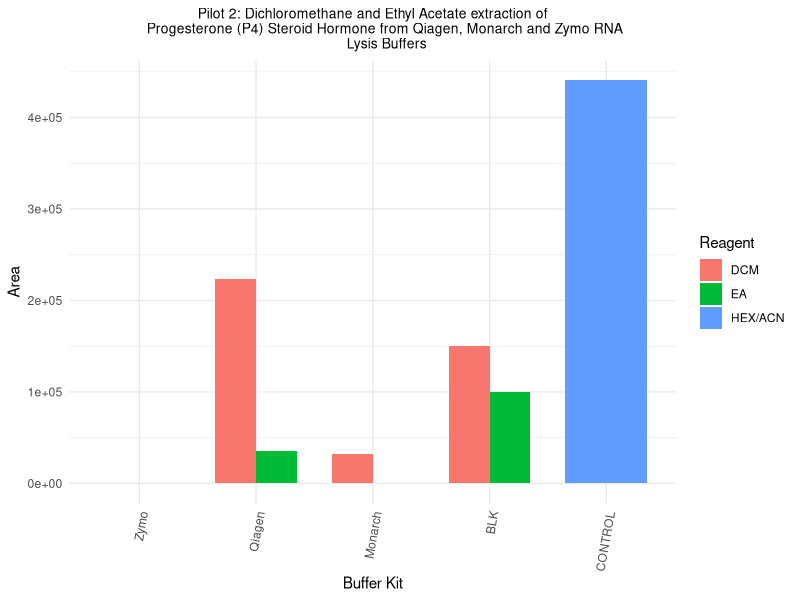
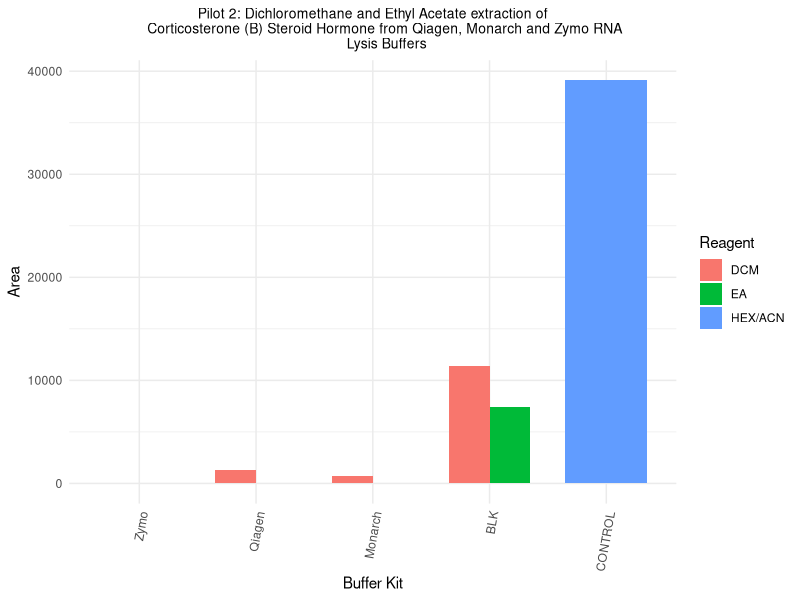
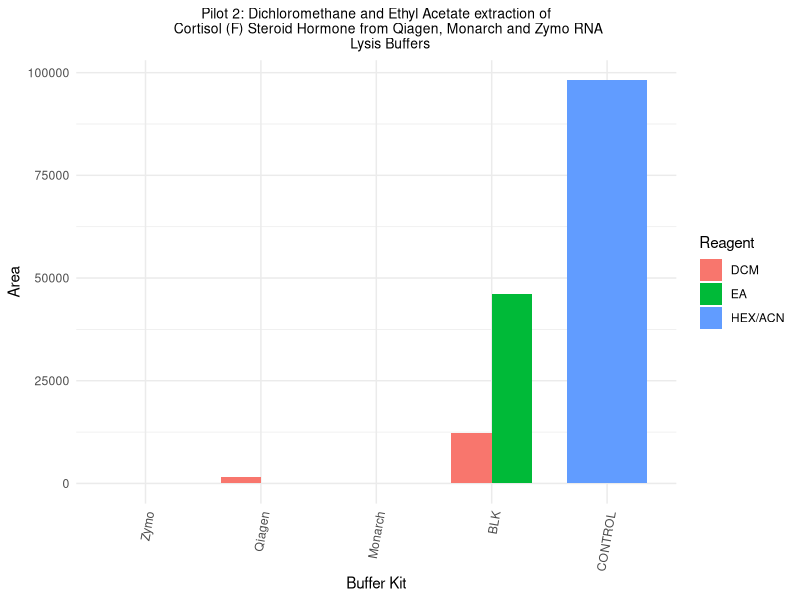
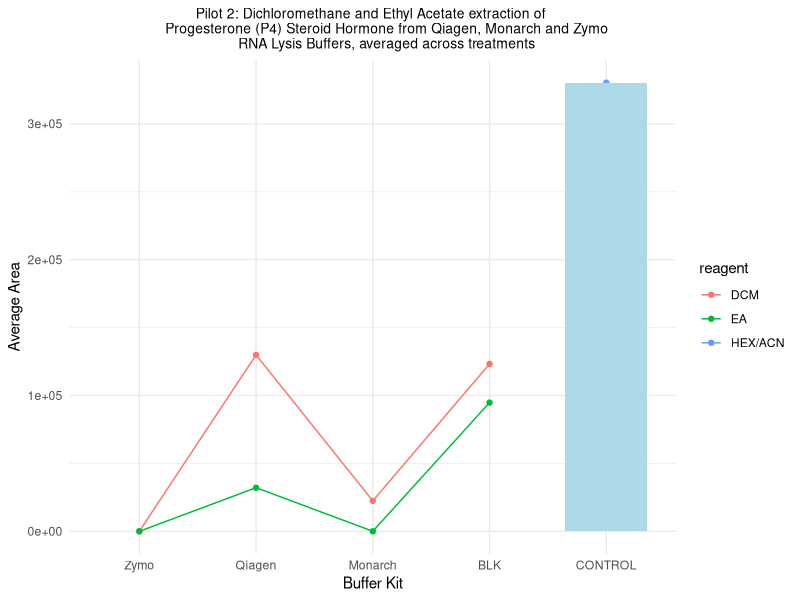
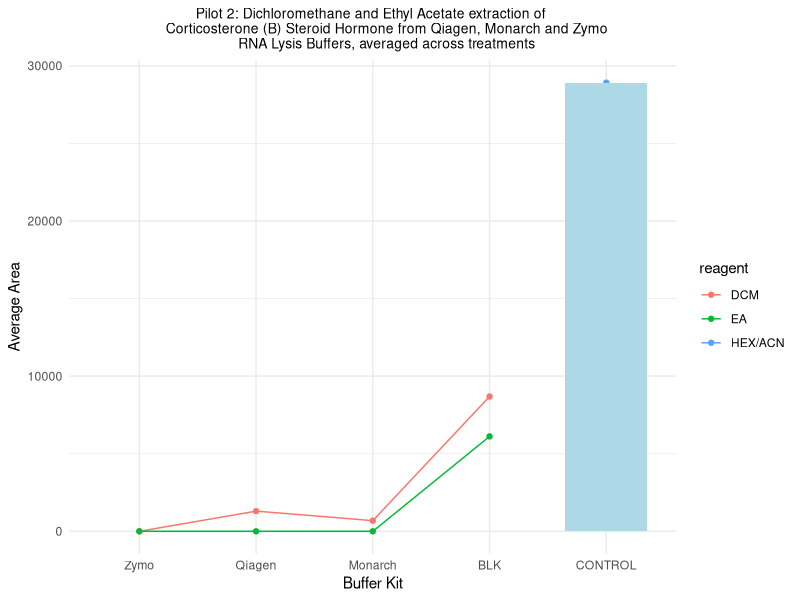
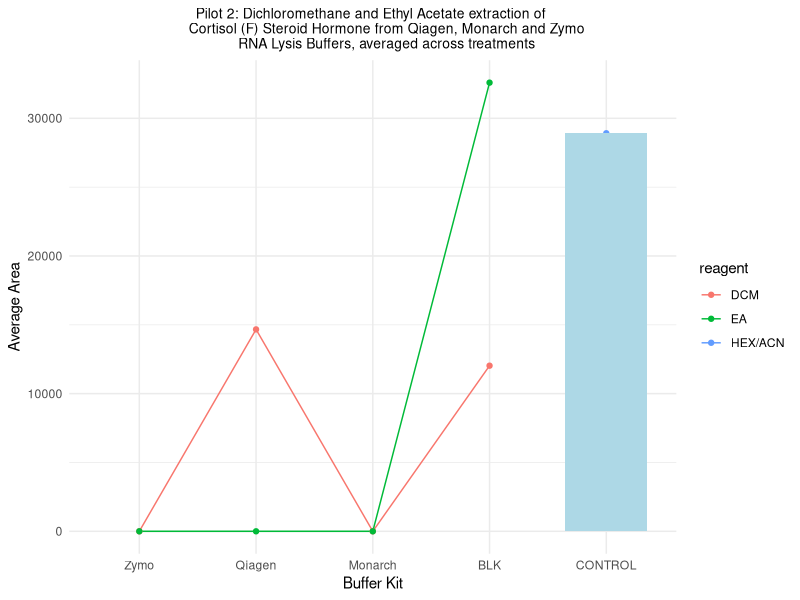

Here is the R script that generated these plots, in order:
## September 27 2023 - Pilot 2
# Reagents: Ethyl Acetate (EA) and Dichloromethane (DCM)

# Load necessary libraries
library(tidyverse)
library(ggplot2)
library(cowplot)
library(forcats)
library(dplyr)

# Initial read of csv data from Multiquant
pilot2_data <- read.csv("data/sep27data_DCMEA3buffer.csv")
pilot2_data

# Cleaning data types
pilot2_data_cleaned <- pilot2_data %>%
  mutate(area_p4 = as.numeric(area_p4)) %>% 
  mutate(area_f = as.numeric(area_f)) %>% 
  mutate(area_b = as.numeric(area_b)) %>% 
  mutate(reagent = as.factor(reagent)) %>%
  mutate(area_p4 = coalesce(area_p4, 0)) %>%  # Removal of NA values - keep?
  mutate(area_f = coalesce(area_f, 0)) %>% 
  mutate(area_b = coalesce(area_b, 0)) %>% 
  as.data.frame()

pilot2_data_cleaned

# Plotting bar graph of pilot 2 area data per treatment
# P4 Progesterone graph
pilot2_bar_p4 <- pilot2_data_cleaned %>%
  ggplot(aes(x = fct_inorder(buffer), 
             y = (area_p4),
             fill = as.factor(reagent)
             )
         ) +
  geom_bar(stat = "identity",
           position = "dodge",
           width = 0.7,
           na.rm = TRUE
           ) +

  labs(title = "Pilot 2: Dichloromethane and Ethyl Acetate extraction of
       Progesterone (P4) Steroid Hormone from Qiagen, Monarch and Zymo RNA 
       Lysis Buffers",
       x = "Buffer Kit",
       y = "Area",
       fill = "Reagent"
       ) +
  
  theme_minimal() +
  theme(plot.title = element_text(hjust = 0.5, size = 10),
        axis.text.x = element_text(angle = 80, hjust = 1)
        )  

pilot2_bar_p4

# B Corticosterone graph
pilot2_bar_b <- pilot2_data_cleaned %>%
  ggplot(aes(x = fct_inorder(buffer), 
             y = (area_b),
             fill = as.factor(reagent)
  )
  ) +
  geom_bar(stat = "identity",
           position = "dodge",
           width = 0.7,
           na.rm = TRUE
  ) +
  
  labs(title = "Pilot 2: Dichloromethane and Ethyl Acetate extraction of
       Corticosterone (B) Steroid Hormone from Qiagen, Monarch and Zymo RNA 
       Lysis Buffers",
       x = "Buffer Kit",
       y = "Area",
       fill = "Reagent"
  ) +
  
  theme_minimal() +
  theme(plot.title = element_text(hjust = 0.5, size = 10),
        axis.text.x = element_text(angle = 80, hjust = 1)
  )  

pilot2_bar_b

# F Cortisol graph
pilot2_bar_f <- pilot2_data_cleaned %>%
  ggplot(aes(x = fct_inorder(buffer), 
             y = (area_f),
             fill = as.factor(reagent)
  )
  ) +
  geom_bar(stat = "identity",
           position = "dodge",
           width = 0.7,
           na.rm = TRUE
  ) +
  
  labs(title = "Pilot 2: Dichloromethane and Ethyl Acetate extraction of
       Cortisol (F) Steroid Hormone from Qiagen, Monarch and Zymo RNA 
       Lysis Buffers",
       x = "Buffer Kit",
       y = "Area",
       fill = "Reagent"
  ) +
  
  theme_minimal() +
  theme(plot.title = element_text(hjust = 0.5, size = 10),
        axis.text.x = element_text(angle = 80, hjust = 1)
  )  

pilot2_bar_f


### -------------------------------------------------------------------------
# Initial read of averaged area data values, calculated from initial MQ data
pilot2_avgdata <- read.csv("data/sep27data_DCMEA3buffer_averaged.csv")

# Cleaning data types
pilot2_avgdata_cleaned <- pilot2_avgdata %>%
  mutate(avg_p4 = as.numeric(avg_p4)) %>% 
  mutate(avg_f = as.numeric(avg_f)) %>% 
  mutate(avg_b = as.numeric(avg_b)) %>% 
  mutate(reagent = as.factor(reagent)) %>%
  mutate(avg_p4 = coalesce(avg_p4, 0)) %>%  # Removal of NA values - keep?
  mutate(avg_f = coalesce(avg_f, 0)) %>% 
  mutate(avg_b = coalesce(avg_b, 0)) %>% 
  as.data.frame()

pilot2_avgdata_cleaned

# Create a new grouping variable
pilot2_avgdata_control <- pilot2_avgdata_cleaned %>%
  filter(buffer == "CONTROL")

pilot2_avgdata_control

# Plotting line graph of pilot 2 data average area per treatment
# P4 Progesterone Graph
pilot2_line_p4 <- ggplot() +
  geom_line(data = pilot2_avgdata_cleaned,
            aes(x = fct_inorder(buffer), 
                y = avg_p4, 
                group = reagent, 
                color = reagent)
            ) +
  geom_point(data = pilot2_avgdata_cleaned,
             aes(x = fct_inorder(buffer), 
                 y = avg_p4, 
                 group = reagent, 
                 color = reagent)
             ) +
  geom_bar(data = pilot2_avgdata_control, # Plots control group as a bar
           aes(x = buffer,
               y = avg_p4),
           stat = "identity",
           position = "dodge",
           fill = "light blue",
           width = 0.7,
           na.rm = TRUE
           ) +
  labs(title = "Pilot 2: Dichloromethane and Ethyl Acetate extraction of 
       Progesterone (P4) Steroid Hormone from Qiagen, Monarch and Zymo
       RNA Lysis Buffers, averaged across treatments",
       x = "Buffer Kit",
       y = "Average Area") +
  theme_minimal() +
  theme(plot.title = element_text(hjust = 0.5, size = 10))

pilot2_line_p4

# B Corticosterone graph
pilot2_line_b <- ggplot() +
  geom_line(data = pilot2_avgdata_cleaned,
            aes(x = fct_inorder(buffer), 
                y = avg_b, 
                group = reagent, 
                color = reagent)
  ) +
  geom_point(data = pilot2_avgdata_cleaned,
             aes(x = fct_inorder(buffer), 
                 y = avg_b, 
                 group = reagent, 
                 color = reagent)
  ) +
  geom_bar(data = pilot2_avgdata_control, # Plots control group as a bar
           aes(x = buffer,
               y = avg_b),
           stat = "identity",
           position = "dodge",
           fill = "light blue",
           width = 0.7,
           na.rm = TRUE
  ) +
  labs(title = "Pilot 2: Dichloromethane and Ethyl Acetate extraction of 
       Corticosterone (B) Steroid Hormone from Qiagen, Monarch and Zymo
       RNA Lysis Buffers, averaged across treatments",
       x = "Buffer Kit",
       y = "Average Area") +
  theme_minimal() +
  theme(plot.title = element_text(hjust = 0.5, size = 10))

pilot2_line_b

# F Cortisol graph
pilot2_line_f <- ggplot() +
  geom_line(data = pilot2_avgdata_cleaned,
            aes(x = fct_inorder(buffer), 
                y = avg_f, 
                group = reagent, 
                color = reagent)
  ) +
  geom_point(data = pilot2_avgdata_cleaned,
             aes(x = fct_inorder(buffer), 
                 y = avg_f, 
                 group = reagent, 
                 color = reagent)
  ) +
  geom_bar(data = pilot2_avgdata_control, # Plots control group as a bar
           aes(x = buffer,
               y = avg_f),
           stat = "identity",
           position = "dodge",
           fill = "light blue",
           width = 0.7,
           na.rm = TRUE
  ) +
  labs(title = "Pilot 2: Dichloromethane and Ethyl Acetate extraction of 
       Cortisol (F) Steroid Hormone from Qiagen, Monarch and Zymo
       RNA Lysis Buffers, averaged across treatments",
       x = "Buffer Kit",
       y = "Average Area") +
  theme_minimal() +
  theme(plot.title = element_text(hjust = 0.5, size = 10))

pilot2_line_f
